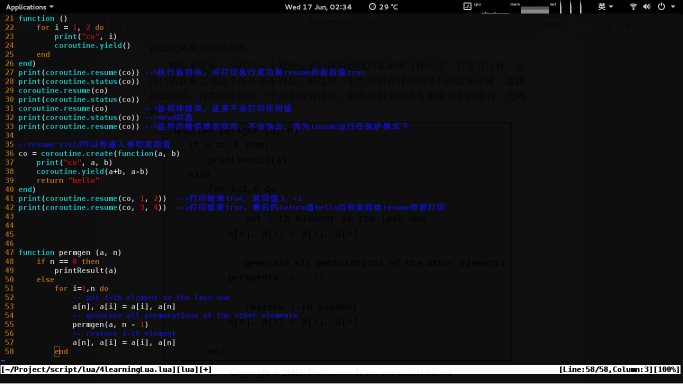
#> input picture script/python/python3/test.png, 1366 x 768 px (shown at 1/2 size)
$ python 6.py
#> lines starting #> are read from the running program, lines starting #| are printed output that depends on the picture
#!/usr/bin/python3

from PIL import Image
import sys

# 安装第三方模块,pypi网站
# pip命令，比如：pip install pil
# pil是一个图形处理库，pil只支持到python2.7，基于pil的pillow可以支持python3
# pip install pil可能会：
# Could not find any downloads that satisfy the requirement PIL
# Some externally hosted files were ignored (use --allow-external PIL to allow).
# 这是由于某些版本(1.5)的pip的一些安全增强特性所致，当安装pil时，安装文件实际来
# 自于effbot.org, pypi没有校验和保证安全，需要增加 --allow-external
# pip install PIL --allow-external pil --allow-unverified
# 建议使用pillow库代替pil库

# 我在安装pillow库时：pip3 install pillow, 编译提示找不到Python.h
# 通过安装python3-devel包解决了这个问题

im = Image.open("test.png")
#> im is the input picture: PIL image 1366x768 RGBA; mean R, G, B, A 20.8, 21.7, 23.9, 255
print("width =", im.width)
#| width = 1366
print("height =", im.height)
#| height = 768
print("mode =", im.mode)
#| mode = RGBA
print("size =", im.size)
#| size = (1366, 768)
print("format =", im.format)
#| format = PNG
im.thumbnail((200, 100))
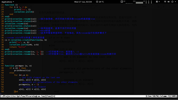
#> im: PIL image 178x100 RGBA; mean R, G, B, A 20.6, 21.6, 23.8, 255
#im.save('thumb.jpg', 'JPEG')

# 试图加载一个模块时，Python会在指定的路径下搜索对应的.py文件，如果找不到，就会报错
# 搜索路径存放在sys模块的path变量中,路径可以通过sys.path或者环境变量PYTHONPATH更改。
print(sys.path)
